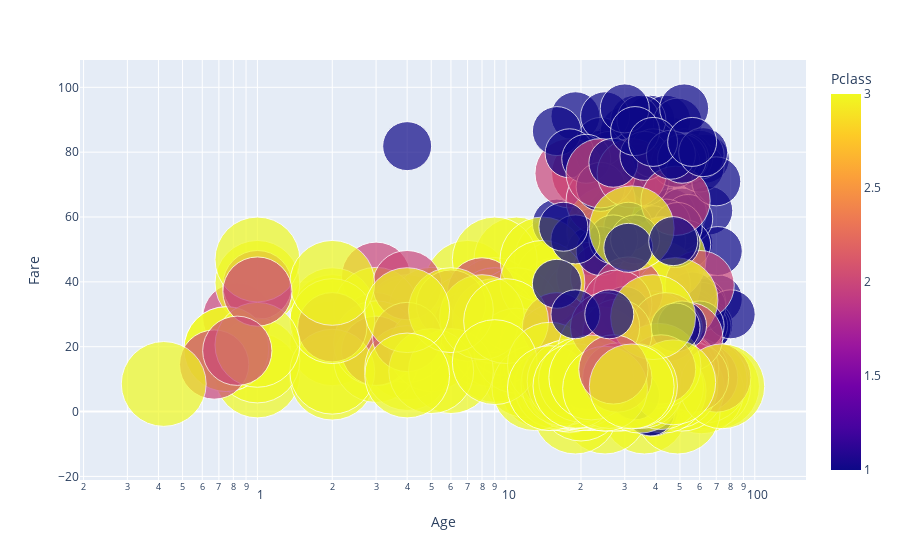

Notebook cell for this chart:
### Code cell
import plotly.express as px
#df = px.data.gapminder()

fig = px.scatter(df[df.Fare<=100], x="Age", y="Fare",
	         size="Pclass", color="Pclass",
                 hover_name="Name", log_x=True, size_max=60)

fig.show()

### Figure 1 — Plotly figure (JSON) as saved in the notebook; plotly's stock layout.template omitted (floating-point values rounded to 4 significant figures; data arrays with more than 128 entries replaced by an {"elided": "..."} marker saying what was removed)
{"data": [{"hovertemplate": "<b>%{hovertext}</b><br><br>Age=%{x}<br>Fare=%{y}<br>Pclass=%{marker.color}<extra></extra>", "hovertext": {"elided": "838 str values"}, "legendgroup": "", "marker": {"color": {"elided": "838 int values"}, "coloraxis": "coloraxis", "size": {"elided": "838 int values"}, "sizemode": "area", "sizeref": 0.0008333, "symbol": "circle"}, "mode": "markers", "name": "", "orientation": "v", "showlegend": false, "type": "scatter", "x": {"elided": "838 float values"}, "xaxis": "x", "y": {"elided": "838 float values"}, "yaxis": "y"}], "layout": {"coloraxis": {"colorbar": {"title": {"text": "Pclass"}}, "colorscale": [[0, "#0d0887"], [0.1111, "#46039f"], [0.2222, "#7201a8"], [0.3333, "#9c179e"], [0.4444, "#bd3786"], [0.5556, "#d8576b"], [0.6667, "#ed7953"], [0.7778, "#fb9f3a"], [0.8889, "#fdca26"], [1, "#f0f921"]]}, "legend": {"itemsizing": "constant", "tracegroupgap": 0}, "margin": {"t": 60}, "xaxis": {"anchor": "y", "domain": [0, 1], "title": {"text": "Age"}, "type": "log"}, "yaxis": {"anchor": "x", "domain": [0, 1], "title": {"text": "Fare"}}}}
